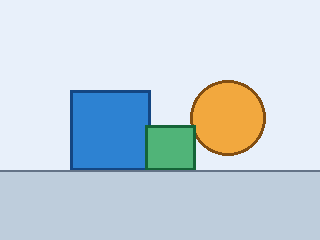
#> input picture physical_ai_labs/lab01_rgbd_pipeline/data/rgb.png, 320 x 240 px
$ python pointcloud.py
#> lines starting #> are read from the running program, lines starting #| are printed output that depends on the picture
from __future__ import annotations
import argparse
import csv
import json
from pathlib import Path
import numpy as np
from PIL import Image
import matplotlib.pyplot as plt


def main() -> None:
    ap = argparse.ArgumentParser()
    ap.add_argument('--data-dir', default='data')
    ap.add_argument('--results-dir', default='results')
    args = ap.parse_args()
    data = Path(args.data_dir)
    results = Path(args.results_dir)
    results.mkdir(parents=True, exist_ok=True)

    cfg = json.loads((data / 'camera_config.json').read_text(encoding='utf-8'))
#> (reads physical_ai_labs/lab01_rgbd_pipeline/data/camera_config.json from the repository)
    depth = np.loadtxt(data / 'depth.csv', delimiter=',')
    rgb = Image.open(data / 'rgb.png').resize((cfg['width'], cfg['height']))
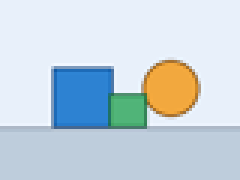
#> rgb: PIL image 80x60 RGB (shown 3 times larger); mean R, G, B 198.4, 212.3, 220.9
    rgb_arr = np.asarray(rgb)
    stride = int(cfg.get('point_stride', 2))

    rows = []
    for v in range(0, cfg['height'], stride):
        for u in range(0, cfg['width'], stride):
            z = float(depth[v, u])
            if not (cfg['valid_min_m'] <= z <= cfg['valid_max_m']):
                continue
            x = (u - cfg['cx']) * z / cfg['fx']
            y = (v - cfg['cy']) * z / cfg['fy']
            r, g, b = map(int, rgb_arr[v, u])
            rows.append((x, y, z, r, g, b, u, v))
#> after the loop, rows = 1197 items

    out_csv = results / 'point_cloud.csv'
    with out_csv.open('w', newline='', encoding='utf-8') as f:
        w = csv.writer(f)
        w.writerow(['x_m','y_m','z_m','r','g','b','u','v'])
        w.writerows(rows)

    valid = np.where((depth >= cfg['valid_min_m']) & (depth <= cfg['valid_max_m']), depth, np.nan)
    fig, ax = plt.subplots(figsize=(8, 4.8))
    im = ax.imshow(valid, cmap='turbo')
    ax.set_title('Depth Preview (meter)')
    ax.set_xlabel('u pixel')
    ax.set_ylabel('v pixel')
    fig.colorbar(im, ax=ax, label='m')
    fig.tight_layout()
    fig.savefig(results / 'depth_preview.png', dpi=150)
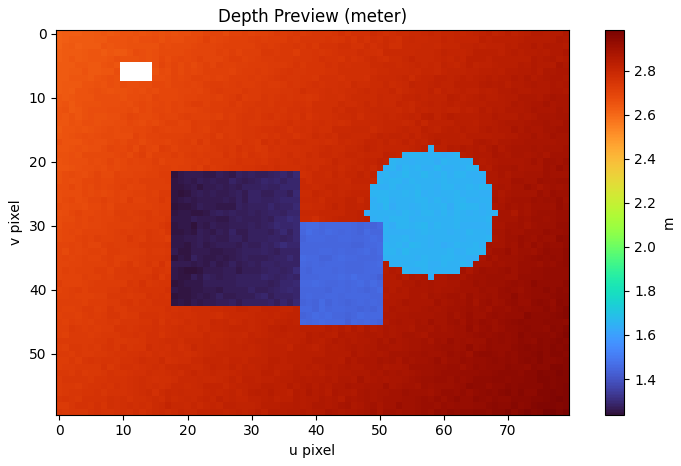
#> figure drawn by matplotlib, 2 panels
    plt.close(fig)

    print(f'[pointcloud] points={len(rows)}')
#| [pointcloud] points=1197
    print(f'[pointcloud] result={out_csv}')

if __name__ == '__main__':
    main()
